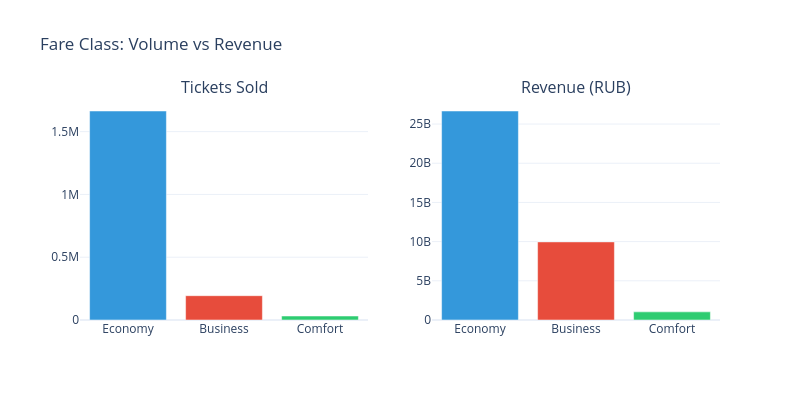

The notebook cell this image was saved under:
### Markdown cell above
## 3. Fare Class Revenue and Volume

Economy dominates ticket volume, but how does Business class compare on revenue contribution?

### Code cell
df_fare = query("""
    SELECT tf.fare_conditions AS fare_class, COUNT(*) AS tickets,
           SUM(tf.amount)::bigint AS revenue, ROUND(AVG(tf.amount),0)::int AS avg_price
    FROM bookings.ticket_flights tf
    JOIN bookings.flights f ON f.flight_id = tf.flight_id
    WHERE f.status = 'Arrived'
    GROUP BY tf.fare_conditions ORDER BY revenue DESC
""")

fig = make_subplots(rows=1, cols=2, subplot_titles=('Tickets Sold', 'Revenue (RUB)'))
colors = {'Economy':'#3498db', 'Business':'#e74c3c', 'Comfort':'#2ecc71'}
for _, r in df_fare.iterrows():
    c = colors.get(r['fare_class'], '#95a5a6')
    fig.add_trace(go.Bar(x=[r['fare_class']], y=[r['tickets']], name=r['fare_class'],
                         marker_color=c, showlegend=False), row=1, col=1)
    fig.add_trace(go.Bar(x=[r['fare_class']], y=[r['revenue']], name=r['fare_class'],
                         marker_color=c, showlegend=False), row=1, col=2)
fig.update_layout(template='plotly_white', width=800, height=400,
                  title='Fare Class: Volume vs Revenue')
fig.show()

# Show the numbers
display(df_fare.style.format({'tickets':'{:,.0f}','revenue':'{:,.0f}','avg_price':'{:,.0f}'}))

### Figure 1 — Plotly figure (JSON) as saved in the notebook; plotly's stock layout.template omitted (floating-point values rounded to 4 significant figures)
{"data": [{"marker": {"color": "#3498db"}, "name": "Economy", "showlegend": false, "type": "bar", "x": ["Economy"], "xaxis": "x", "y": [1664254], "yaxis": "y"}, {"marker": {"color": "#3498db"}, "name": "Economy", "showlegend": false, "type": "bar", "x": ["Economy"], "xaxis": "x2", "y": [26663985500], "yaxis": "y2"}, {"marker": {"color": "#e74c3c"}, "name": "Business", "showlegend": false, "type": "bar", "x": ["Business"], "xaxis": "x", "y": [193525], "yaxis": "y"}, {"marker": {"color": "#e74c3c"}, "name": "Business", "showlegend": false, "type": "bar", "x": ["Business"], "xaxis": "x2", "y": [9963561300], "yaxis": "y2"}, {"marker": {"color": "#2ecc71"}, "name": "Comfort", "showlegend": false, "type": "bar", "x": ["Comfort"], "xaxis": "x", "y": [31660], "yaxis": "y"}, {"marker": {"color": "#2ecc71"}, "name": "Comfort", "showlegend": false, "type": "bar", "x": ["Comfort"], "xaxis": "x2", "y": [1037723500], "yaxis": "y2"}], "layout": {"annotations": [{"font": {"size": 16}, "showarrow": false, "text": "Tickets Sold", "x": 0.225, "xanchor": "center", "xref": "paper", "y": 1.0, "yanchor": "bottom", "yref": "paper"}, {"font": {"size": 16}, "showarrow": false, "text": "Revenue (RUB)", "x": 0.775, "xanchor": "center", "xref": "paper", "y": 1.0, "yanchor": "bottom", "yref": "paper"}], "height": 400, "title": {"text": "Fare Class: Volume vs Revenue"}, "width": 800, "xaxis": {"anchor": "y", "domain": [0.0, 0.45]}, "xaxis2": {"anchor": "y2", "domain": [0.55, 1.0]}, "yaxis": {"anchor": "x", "domain": [0.0, 1.0]}, "yaxis2": {"anchor": "x2", "domain": [0.0, 1.0]}}}
